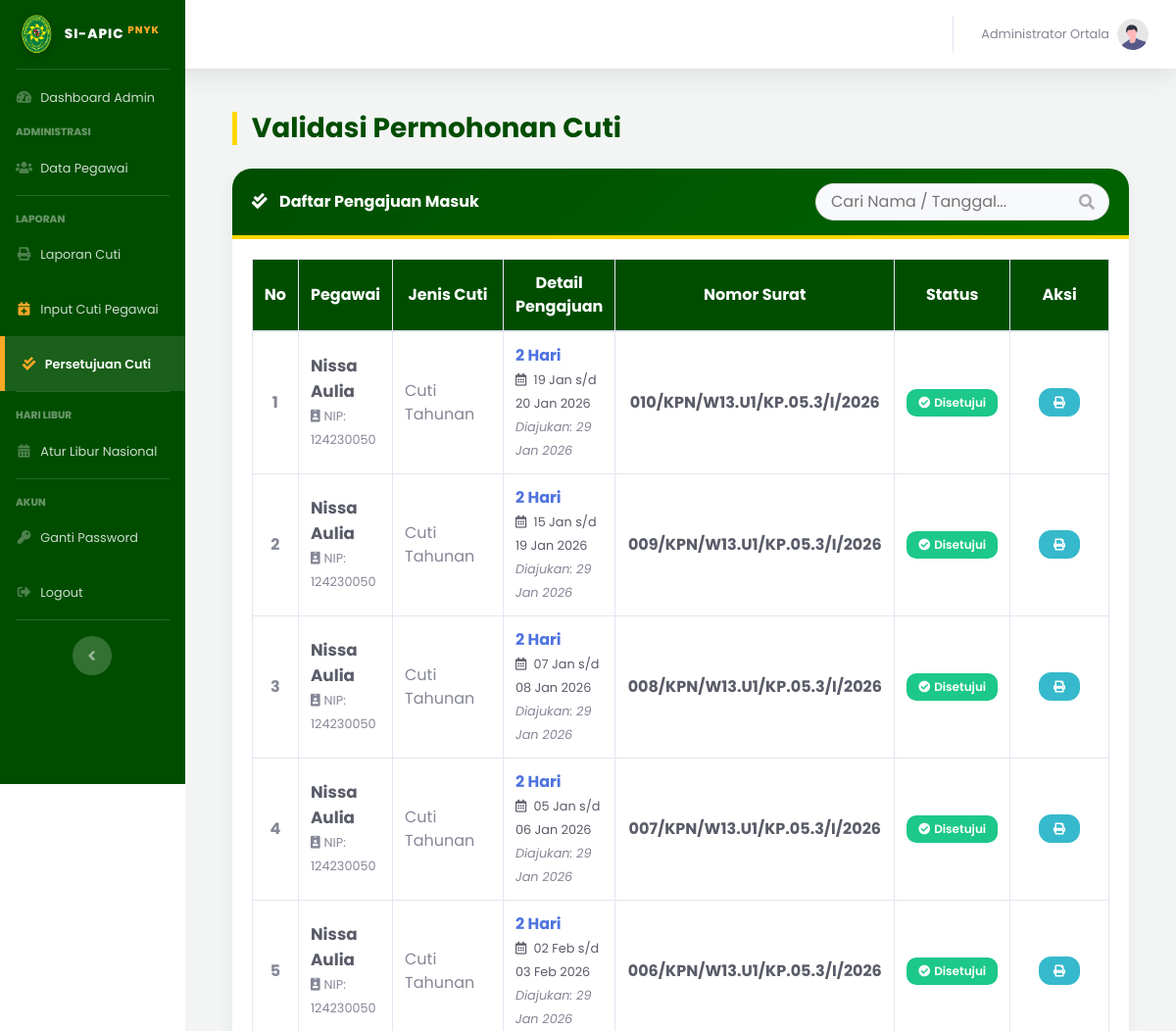
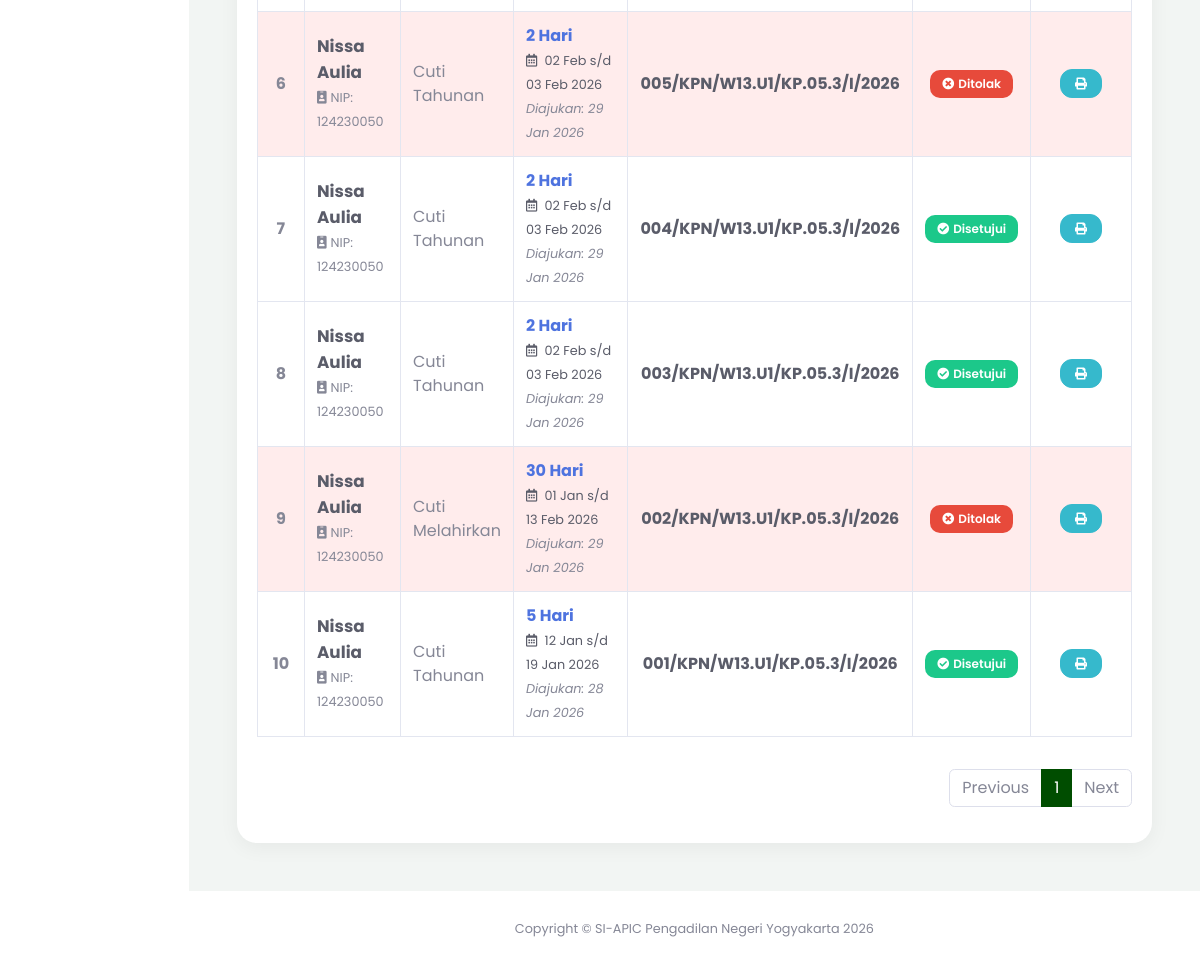
Page /index.php?page=validasi_cuti (signed in) on the earlier database version (2 pictures, top to bottom).
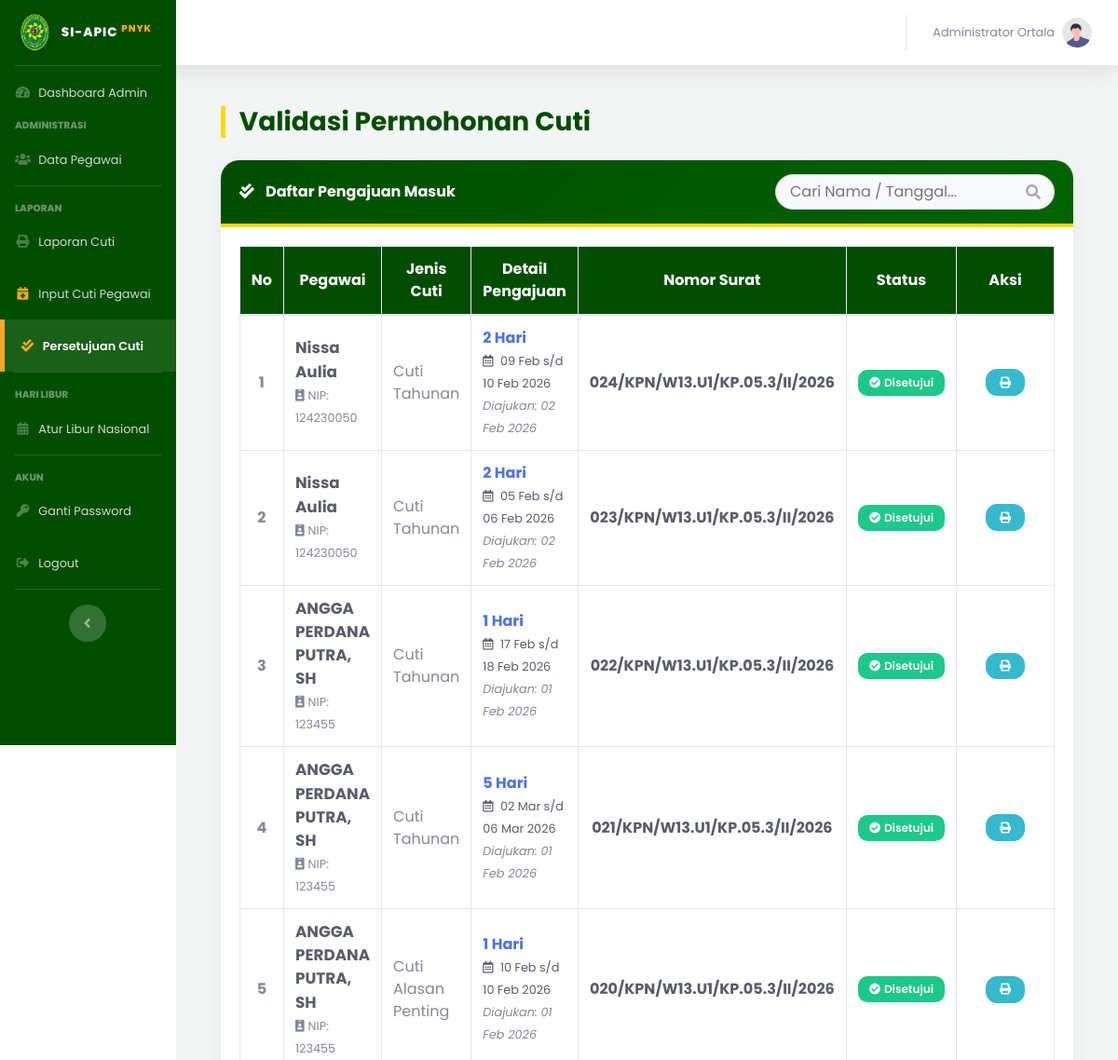
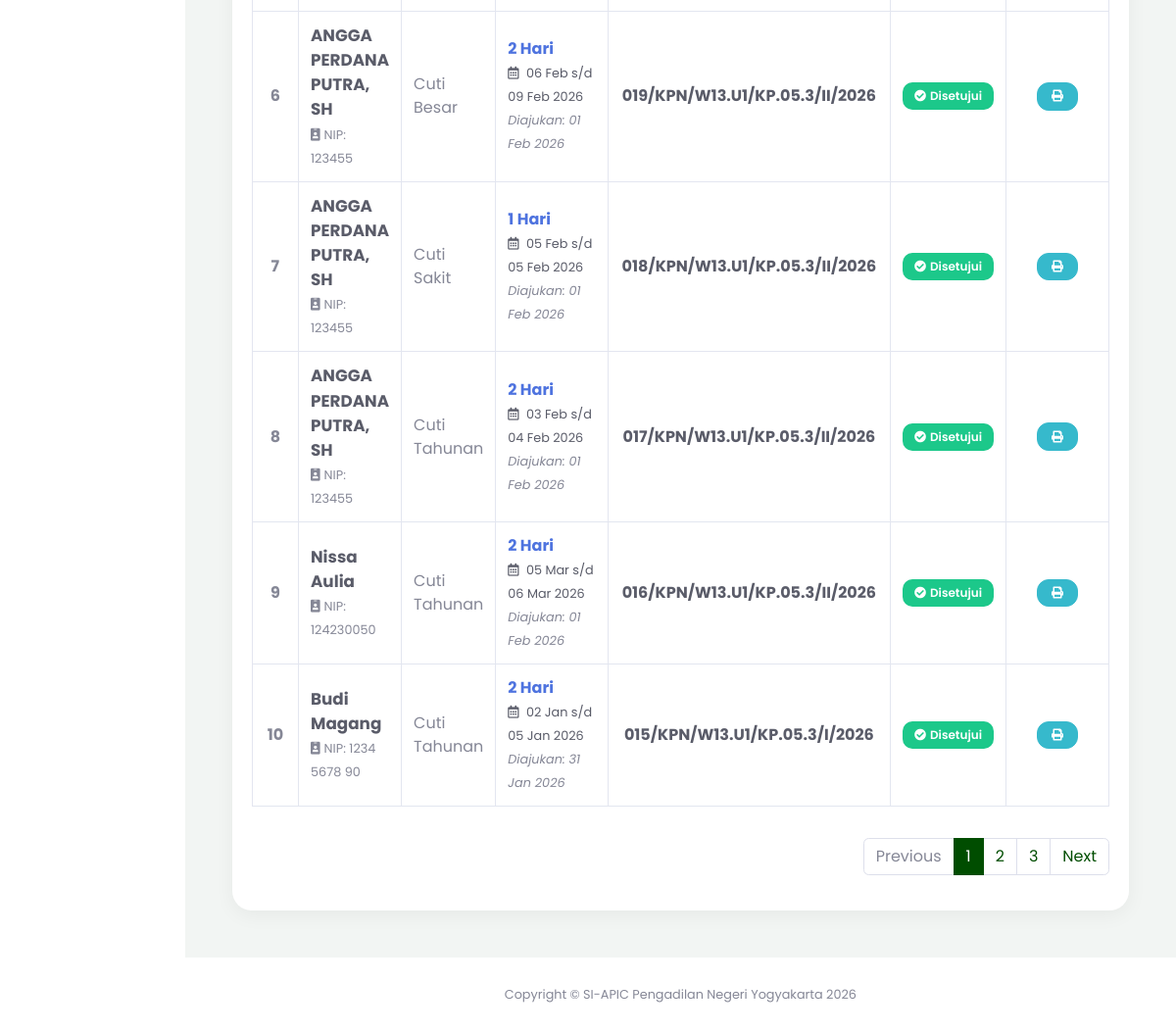
Same page on the later database version (2 pictures, top to bottom).
### tables this page shows
CREATE TABLE `pengajuan_cuti` (
  `id_pengajuan` int(11) NOT NULL,
  `id_user` int(11) NOT NULL,
  `jenis_cuti` varchar(50) DEFAULT NULL,
  `id_atasan` int(11) DEFAULT NULL,
  `id_jenis` int(11) NOT NULL,
  `nomor_surat` varchar(100) DEFAULT NULL,
  `tgl_pengajuan` date DEFAULT NULL,
  `tgl_mulai` date NOT NULL,
  `tgl_selesai` date NOT NULL,
  `lama_hari` int(11) NOT NULL,
  `alasan` text NOT NULL,
  `no_telepon` varchar(20) DEFAULT NULL,
  `masa_kerja` varchar(50) DEFAULT NULL,
  `alamat_cuti` text NOT NULL,
  `status` enum('Diajukan','Disetujui','Ditolak','Dibatalkan') DEFAULT 'Diajukan',
  `catatan_admin` text DEFAULT NULL,
  `created_at` timestamp NOT NULL DEFAULT current_timestamp(),
  `sisa_cuti_n` int(11) DEFAULT 0,
  `sisa_cuti_n1` int(11) DEFAULT 0,
  `dipotong_n1` int(11) DEFAULT 0,
  `dipotong_n` int(11) DEFAULT 0,
  `id_pejabat` int(11) DEFAULT 0
);

CREATE TABLE `users` (
  `id_user` int(11) NOT NULL,
  `nip` varchar(30) NOT NULL,
  `password` varchar(255) NOT NULL,
  `nama_lengkap` varchar(100) NOT NULL,
  `jabatan` varchar(100) DEFAULT NULL,
  `pangkat` varchar(50) DEFAULT NULL,
  `unit_kerja` varchar(100) DEFAULT 'Pengadilan Negeri Yogyakarta',
  `no_telepon` varchar(20) DEFAULT NULL,
  `role` enum('admin','user') NOT NULL,
  `is_atasan_langsung` tinyint(1) DEFAULT 0 COMMENT '1=Bisa TTD, 0=Staf Biasa',
  `sisa_cuti_n` int(11) DEFAULT 12,
  `sisa_cuti_n1` int(11) DEFAULT 0,
  `sisa_cuti_n2` int(11) DEFAULT 0,
  `kuota_cuti_sakit` int(11) DEFAULT 14,
  `created_at` timestamp NOT NULL DEFAULT current_timestamp(),
  `status_akun` enum('aktif','nonaktif') DEFAULT 'aktif',
  `id_atasan` int(11) DEFAULT NULL,
  `is_atasan` enum('0','1') DEFAULT '0'
);

CREATE TABLE `jenis_cuti` (
  `id_jenis` int(11) NOT NULL,
  `nama_jenis` varchar(50) NOT NULL
);

### pages/admin/validasi_cuti.php (the view, shortened to what the changed rows need)
<?php
$batas   = 10;
$halaman = isset($_GET['hal']) ? (int)$_GET['hal'] : 1;
$halaman_awal = ($halaman > 1) ? ($halaman * $batas) - $batas : 0;
$keyword = "";
$where_clause = "";
$query_count_str = "SELECT count(id_pengajuan) as jumlah
                    FROM pengajuan_cuti
                    JOIN users ON pengajuan_cuti.id_user = users.id_user
                    WHERE 1=1 $where_clause";
$query_count = mysqli_query($koneksi, $query_count_str);
$data_count  = mysqli_fetch_assoc($query_count);
$jumlah_data = $data_count['jumlah'];
$total_halaman = ceil($jumlah_data / $batas);
$query_utama = "SELECT pengajuan_cuti.*,
                        users.nama_lengkap, users.nip,
                        users.sisa_cuti_n, users.sisa_cuti_n1, users.kuota_cuti_sakit,
                        jenis_cuti.nama_jenis
                FROM pengajuan_cuti
                JOIN users ON pengajuan_cuti.id_user = users.id_user
                JOIN jenis_cuti ON pengajuan_cuti.id_jenis = jenis_cuti.id_jenis
                WHERE 1=1 $where_clause
                ORDER BY pengajuan_cuti.tgl_pengajuan DESC, pengajuan_cuti.id_pengajuan DESC
                LIMIT $halaman_awal, $batas";
$query = mysqli_query($koneksi, $query_utama);
$nomor = $halaman_awal + 1;
?>
<div class="container-fluid mb-5">
    <div class="d-sm-flex align-items-center justify-content-between mb-4 mt-4">
        <h1 class="h3 mb-0 text-gray-800 page-title-pn">Validasi Permohonan Cuti</h1>
    </div>
    <div class="card card-pn mb-4">
        <div class="card-body">
            <div id="area_tabel">
                <?php if(mysqli_num_rows($query) == 0) { ?>
                    <div class="alert alert-info text-center" style="border-radius: 15px; border-left: 5px solid #36b9cc;">
                        <i class="fas fa-info-circle mr-2"></i>Data tidak ditemukan.
                    </div>
                <?php } else { ?>
                <div class="table-responsive">
                    <table class="table table-bordered table-hover" width="100%" cellspacing="0">
                        <thead class="thead-pn">
                            <tr class="text-center">
                                <th width="5%" style="vertical-align: middle;">No</th>
                                <th style="vertical-align: middle;">Pegawai</th>
                                <th style="vertical-align: middle;">Jenis Cuti</th>
                                <th style="vertical-align: middle;">Detail Pengajuan</th>
                                <th style="vertical-align: middle;">Nomor Surat</th>
                                <th style="vertical-align: middle;">Status</th>
                                <th width="15%" style="vertical-align: middle;">Aksi</th>
                            </tr>
                        </thead>
                        <tbody>
                            <?php
                            while($row = mysqli_fetch_array($query)){
                                $raw_status = strtolower(trim($row['status']));
                                $bg_row = "";
                                if ($raw_status == 'disetujui') {
                                    $badge = '<span class="badge badge-success badge-status"><i class="fas fa-check-circle mr-1"></i>Disetujui</span>';
                                } elseif ($raw_status == 'ditolak') {
                                    $badge = '<span class="badge badge-danger badge-status"><i class="fas fa-times-circle mr-1"></i>Ditolak</span>';
                                    $bg_row = "style='background-color: #ffecec;'";
                                } else {
                                    $badge = '<span class="badge badge-warning badge-status"><i class="fas fa-clock mr-1"></i>Menunggu</span>';
                                    $bg_row = "style='background-color: #fff3cd;'";
                                }
                            ?>
                            <tr <?php echo $bg_row; ?>>
                                <td class="text-center font-weight-bold" style="vertical-align: middle;"><?php echo $nomor++; ?></td>
                                <td style="vertical-align: middle;">
                                    <div class="font-weight-bold text-dark" style="font-size: 1.05rem;"><?php echo $row['nama_lengkap']; ?></div>
                                    <small class="text-muted"><i class="fas fa-id-badge mr-1"></i>NIP: <?php echo $row['nip']; ?></small>
                                </td>
                                <td style="vertical-align: middle;"><?php echo $row['nama_jenis']; ?></td>
                                <td style="vertical-align: middle;">
                                    <div class="font-weight-bold text-primary"><?php echo $row['lama_hari']; ?> Hari</div>
                                    <small class="text-dark">
                                        <i class="far fa-calendar-alt mr-1"></i>
                                        <?php echo date('d M', strtotime($row['tgl_mulai'])); ?> s/d
                                        <?php echo date('d M Y', strtotime($row['tgl_selesai'])); ?>
                                    </small>
                                    <br>
                                    <small class="text-muted" style="font-size: 0.8rem;">
                                        <i>Diajukan: <?php echo date('d M Y', strtotime($row['tgl_pengajuan'])); ?></i>
                                    </small>
                                </td>
                                <td class="text-center" style="vertical-align: middle;">
                                    <span class="font-weight-bold text-dark">
                                        <?php echo !empty($row['nomor_surat']) ? $row['nomor_surat'] : '-'; ?>
                                    </span>
                                </td>
                                <td class="text-center" style="vertical-align: middle;"><?php echo $badge; ?></td>
                                <td class="text-center" style="vertical-align: middle;">
                                    <a href="pages/admin/cetak_cuti_admin.php?id=<?php echo $row['id_pengajuan']; ?>" target="_blank" class="btn btn-info btn-circle btn-sm shadow-sm" title="Cetak Surat">
                                        <i class="fas fa-print"></i>
                                    </a>
                                </td>
                            </tr>
                            <?php } ?>
                        </tbody>
                    </table>
                </div>
                <div class="d-flex justify-content-end mt-3">
                    <nav>
                        <ul class="pagination">
                            <li class="page-item <?php if($halaman <= 1) echo 'disabled'; ?>">
                                <a class="page-link" href="<?php if($halaman > 1){ echo "?page=validasi_cuti&hal=".($halaman-1)."&cari=$keyword"; } ?>">Previous</a>
                            </li>
                            <?php for($x = 1; $x <= $total_halaman; $x++): ?>
                                <li class="page-item <?php if($halaman == $x) echo 'active'; ?>">
                                    <a class="page-link" href="?page=validasi_cuti&hal=<?php echo $x; ?>&cari=<?php echo $keyword; ?>"><?php echo $x; ?></a>
                                </li>
                            <?php endfor; ?>
                            <li class="page-item <?php if($halaman >= $total_halaman) echo 'disabled'; ?>">
                                <a class="page-link" href="<?php if($halaman < $total_halaman){ echo "?page=validasi_cuti&hal=".($halaman+1)."&cari=$keyword"; } ?>">Next</a>
                            </li>
                        </ul>
                    </nav>
                </div>
                <?php } ?>
            </div> </div>
    </div>
</div>

Differences in the rows shown:
no longer on this page (row unchanged): pengajuan_cuti: id_user.nama_lengkap "Nissa Aulia", id_user.nip "124230050", id_jenis.nama_jenis "Cuti Tahunan", lama_hari "2", tgl_mulai "19 Jan", tgl_selesai "20 Jan 2026", tgl_pengajuan "29 Jan 2026", nomor_surat "010/KPN/W13.U1/KP.05.3/I/2026", status "Disetujui" (drawn)
no longer on this page (row unchanged): pengajuan_cuti: id_user.nama_lengkap "Nissa Aulia", id_user.nip "124230050", id_jenis.nama_jenis "Cuti Tahunan", lama_hari "2", tgl_mulai "15 Jan", tgl_selesai "19 Jan 2026", tgl_pengajuan "29 Jan 2026", nomor_surat "009/KPN/W13.U1/KP.05.3/I/2026", status "Disetujui" (drawn)
no longer on this page (row unchanged): pengajuan_cuti: id_user.nama_lengkap "Nissa Aulia", id_user.nip "124230050", id_jenis.nama_jenis "Cuti Tahunan", lama_hari "2", tgl_mulai "07 Jan", tgl_selesai "08 Jan 2026", tgl_pengajuan "29 Jan 2026", nomor_surat "008/KPN/W13.U1/KP.05.3/I/2026", status "Disetujui" (drawn)
no longer on this page (row unchanged): pengajuan_cuti: id_user.nama_lengkap "Nissa Aulia", id_user.nip "124230050", id_jenis.nama_jenis "Cuti Tahunan", lama_hari "2", tgl_mulai "05 Jan", tgl_selesai "06 Jan 2026", tgl_pengajuan "29 Jan 2026", nomor_surat "007/KPN/W13.U1/KP.05.3/I/2026", status "Disetujui" (drawn)
no longer on this page (row unchanged): pengajuan_cuti: id_user.nama_lengkap "Nissa Aulia", id_user.nip "124230050", id_jenis.nama_jenis "Cuti Tahunan", lama_hari "2", tgl_mulai "02 Feb", tgl_selesai "03 Feb 2026", tgl_pengajuan "29 Jan 2026", nomor_surat "006/KPN/W13.U1/KP.05.3/I/2026", status "Disetujui" (drawn)
no longer on this page (row unchanged): pengajuan_cuti: id_user.nama_lengkap "Nissa Aulia", id_user.nip "124230050", id_jenis.nama_jenis "Cuti Tahunan", lama_hari "2", tgl_mulai "02 Feb", tgl_selesai "03 Feb 2026", tgl_pengajuan "29 Jan 2026", nomor_surat "005/KPN/W13.U1/KP.05.3/I/2026", status "Ditolak" (drawn)
no longer on this page (row unchanged): pengajuan_cuti: id_user.nama_lengkap "Nissa Aulia", id_user.nip "124230050", id_jenis.nama_jenis "Cuti Tahunan", lama_hari "2", tgl_mulai "02 Feb", tgl_selesai "03 Feb 2026", tgl_pengajuan "29 Jan 2026", nomor_surat "004/KPN/W13.U1/KP.05.3/I/2026", status "Disetujui" (drawn)
no longer on this page (row unchanged): pengajuan_cuti: id_user.nama_lengkap "Nissa Aulia", id_user.nip "124230050", id_jenis.nama_jenis "Cuti Tahunan", lama_hari "2", tgl_mulai "02 Feb", tgl_selesai "03 Feb 2026", tgl_pengajuan "29 Jan 2026", nomor_surat "003/KPN/W13.U1/KP.05.3/I/2026", status "Disetujui" (drawn)
no longer on this page (row unchanged): pengajuan_cuti: id_user.nama_lengkap "Nissa Aulia", id_user.nip "124230050", id_jenis.nama_jenis "Cuti Melahirkan", lama_hari "30", tgl_mulai "01 Jan", tgl_selesai "13 Feb 2026", tgl_pengajuan "29 Jan 2026", nomor_surat "002/KPN/W13.U1/KP.05.3/I/2026", status "Ditolak" (drawn)
no longer on this page (row unchanged): pengajuan_cuti: id_user.nama_lengkap "Nissa Aulia", id_user.nip "124230050", id_jenis.nama_jenis "Cuti Tahunan", lama_hari "5", tgl_mulai "12 Jan", tgl_selesai "19 Jan 2026", tgl_pengajuan "28 Jan 2026", nomor_surat "001/KPN/W13.U1/KP.05.3/I/2026", status "Disetujui" (drawn)
added pengajuan_cuti: id_user.nama_lengkap "Nissa Aulia", id_user.nip "124230050", id_jenis.nama_jenis "Cuti Tahunan", lama_hari "2", tgl_mulai "09 Feb", tgl_selesai "10 Feb 2026", tgl_pengajuan "02 Feb 2026", nomor_surat "024/KPN/W13.U1/KP.05.3/II/2026", status "Disetujui" (drawn)
added pengajuan_cuti: id_user.nama_lengkap "Nissa Aulia", id_user.nip "124230050", id_jenis.nama_jenis "Cuti Tahunan", lama_hari "2", tgl_mulai "05 Feb", tgl_selesai "06 Feb 2026", tgl_pengajuan "02 Feb 2026", nomor_surat "023/KPN/W13.U1/KP.05.3/II/2026", status "Disetujui" (drawn)
added pengajuan_cuti: id_user.nama_lengkap "ANGGA PERDANA PUTRA, SH", id_user.nip "123455", id_jenis.nama_jenis "Cuti Tahunan", lama_hari "1", tgl_mulai "17 Feb", tgl_selesai "18 Feb 2026", tgl_pengajuan "01 Feb 2026", nomor_surat "022/KPN/W13.U1/KP.05.3/II/2026", status "Disetujui" (drawn)
added pengajuan_cuti: id_user.nama_lengkap "ANGGA PERDANA PUTRA, SH", id_user.nip "123455", id_jenis.nama_jenis "Cuti Tahunan", lama_hari "5", tgl_mulai "02 Mar", tgl_selesai "06 Mar 2026", tgl_pengajuan "01 Feb 2026", nomor_surat "021/KPN/W13.U1/KP.05.3/II/2026", status "Disetujui" (drawn)
added pengajuan_cuti: id_user.nama_lengkap "ANGGA PERDANA PUTRA, SH", id_user.nip "123455", id_jenis.nama_jenis "Cuti Alasan Penting", lama_hari "1", tgl_mulai "10 Feb", tgl_selesai "10 Feb 2026", tgl_pengajuan "01 Feb 2026", nomor_surat "020/KPN/W13.U1/KP.05.3/II/2026", status "Disetujui" (drawn)
added pengajuan_cuti: id_user.nama_lengkap "ANGGA PERDANA PUTRA, SH", id_user.nip "123455", id_jenis.nama_jenis "Cuti Besar", lama_hari "2", tgl_mulai "06 Feb", tgl_selesai "09 Feb 2026", tgl_pengajuan "01 Feb 2026", nomor_surat "019/KPN/W13.U1/KP.05.3/II/2026", status "Disetujui" (drawn)
added pengajuan_cuti: id_user.nama_lengkap "ANGGA PERDANA PUTRA, SH", id_user.nip "123455", id_jenis.nama_jenis "Cuti Sakit", lama_hari "1", tgl_mulai "05 Feb", tgl_selesai "05 Feb 2026", tgl_pengajuan "01 Feb 2026", nomor_surat "018/KPN/W13.U1/KP.05.3/II/2026", status "Disetujui" (drawn)
added pengajuan_cuti: id_user.nama_lengkap "ANGGA PERDANA PUTRA, SH", id_user.nip "123455", id_jenis.nama_jenis "Cuti Tahunan", lama_hari "2", tgl_mulai "03 Feb", tgl_selesai "04 Feb 2026", tgl_pengajuan "01 Feb 2026", nomor_surat "017/KPN/W13.U1/KP.05.3/II/2026", status "Disetujui" (drawn)
added pengajuan_cuti: id_user.nama_lengkap "Nissa Aulia", id_user.nip "124230050", id_jenis.nama_jenis "Cuti Tahunan", lama_hari "2", tgl_mulai "05 Mar", tgl_selesai "06 Mar 2026", tgl_pengajuan "01 Feb 2026", nomor_surat "016/KPN/W13.U1/KP.05.3/II/2026", status "Disetujui" (drawn)
added pengajuan_cuti: id_user.nama_lengkap "Budi Magang", id_user.nip "1234 5678 90", id_jenis.nama_jenis "Cuti Tahunan", lama_hari "2", tgl_mulai "02 Jan", tgl_selesai "05 Jan 2026", tgl_pengajuan "31 Jan 2026", nomor_surat "015/KPN/W13.U1/KP.05.3/I/2026", status "Disetujui" (drawn)
Other differences:
new list line: "2"
new list line: "3"
